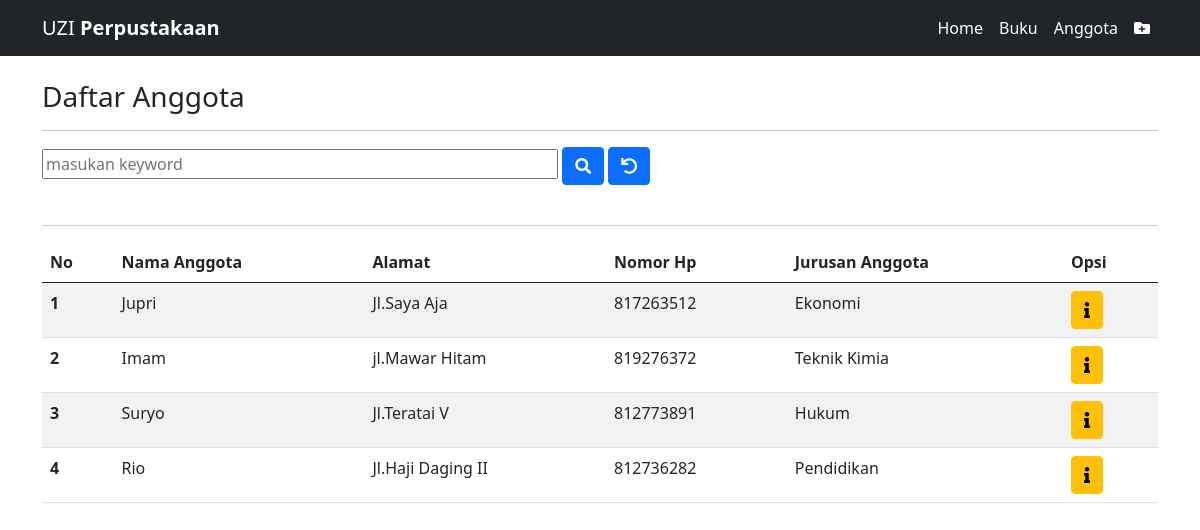
Screenshot of /UAS_1904030022_5B/Anggota.php with the database file from the repository.
### tables this page shows
CREATE TABLE `anggota` (
  `id` int(30) NOT NULL,
  `nama` varchar(35) NOT NULL,
  `alamat` varchar(45) NOT NULL,
  `nomor_hp` int(13) NOT NULL,
  `jurusan_anggota` varchar(30) NOT NULL
);

### UAS_1904030022_5B/koneksi.php (called while the page is built, shortened)
<?php
$conn = mysqli_connect('localhost', 'root', '', 'uas_1904030022');
function query($query)
{
  global $conn;
  $result = mysqli_query($conn, $query);
  $rows = [];
  while ($row = mysqli_fetch_assoc($result)) {
    $rows[] = $row;
  }
  return $rows;
}

### UAS_1904030022_5B/Anggota.php (the view, shortened to what this page needs)
<?php
  require 'koneksi.php';
  $camaba = query("SELECT * FROM anggota");
  ?> <!doctype html>
  <html lang="en">
  <head>
    <link href="https://cdn.jsdelivr.net/npm/bootstrap@5.0.2/dist/css/bootstrap.min.css" rel="stylesheet">
    <link rel="stylesheet" type="text/css" href="#">
    <link rel="stylesheet" type="text/css" href="tema/fontawesome/css/all.min.css">
  </head>
  <body>
    <nav class="navbar navbar-expand-lg navbar-dark bg-dark">
      <div class="container">
        <a class="navbar-brand" href="#">
          UZI <strong>Perpustakaan</strong>
        </a>
        <div class="collapse navbar-collapse" id="navbarNav">
          <ul class="navbar-nav ms-auto">
            <li class="nav-item">
              <a class="nav-link active" aria-current="page" href="index.html">Home</a>
            </li>
            <li class="nav-item">
              <a class="nav-link active" href="Buku.php">Buku</a>
            </li>
            <li class="nav-item">
              <a class="nav-link active" href="Anggota.php">Anggota</a>
            </li>
            <li class="nav-item">
            <a class="nav-link active" href="tambah Anggota.php"><i class="fas fa-folder-plus"></i></a>
          </li>
          </ul>
        </div>
      </div>
    </nav>
    <section class="anggota">
      <div class="container">
        <br>
        <h3><i class="#"></i> Daftar Anggota</h3>
        <hr>
        <form action="" method="POST">
          <input type="text" id="keyword" size="50" name="keyword" placeholder="masukan keyword" autocomplete="off">
          <button type="submit" class="btn btn-primary" name="cari"><i class="fas fa-search"></i></button>
          <a href="Anggota.php" class="btn btn-primary" role="button"><i class="fas fa-undo"></i></a>
        </form>
        <br>
        <hr>
        <table class="table table-striped">
          <thead>
            <tr>
              <th scope="col">No</th>
              <th scope="col">Nama Anggota</th>
              <th scope="col">Alamat</th>
              <th scope="col">Nomor Hp</th>
              <th scope="col">Jurusan Anggota</th>
              <th scope="col">Opsi</th>
            </tr>
          </thead>
          <tbody>
            <?php $no = 1; ?>
            <?php foreach ($camaba as $cmb) : ?>
              <tr>
                <th scope="row"><?php echo $no ?></th>
                <td><?php echo $cmb['nama']; ?></td>
                <td><?php echo $cmb['alamat']; ?></td>
                <td><?php echo $cmb['nomor_hp']; ?></td>
                <td><?php echo $cmb['jurusan_anggota']; ?></td>
                <td><a href="detail Anggota.php?id=<?= $cmb['id'];  ?>" class="btn btn-warning" role="button"><i class="fas fa-info"></i></a></td>
              </tr>
              <?php $no++ ?>
            <?php endforeach ?>
          </tbody>
        </table>
      </div>
    </section>
  </body>
  </html>

### rows the page displays
anggota: nama "Jupri", alamat "Jl.Saya Aja", nomor_hp "817263512", jurusan_anggota "Ekonomi"
anggota: nama "Imam", alamat "jl.Mawar Hitam", nomor_hp "819276372", jurusan_anggota "Teknik Kimia"
anggota: nama "Suryo", alamat "Jl.Teratai V", nomor_hp "812773891", jurusan_anggota "Hukum"
anggota: nama "Rio", alamat "Jl.Haji Daging II", nomor_hp "812736282", jurusan_anggota "Pendidikan"
